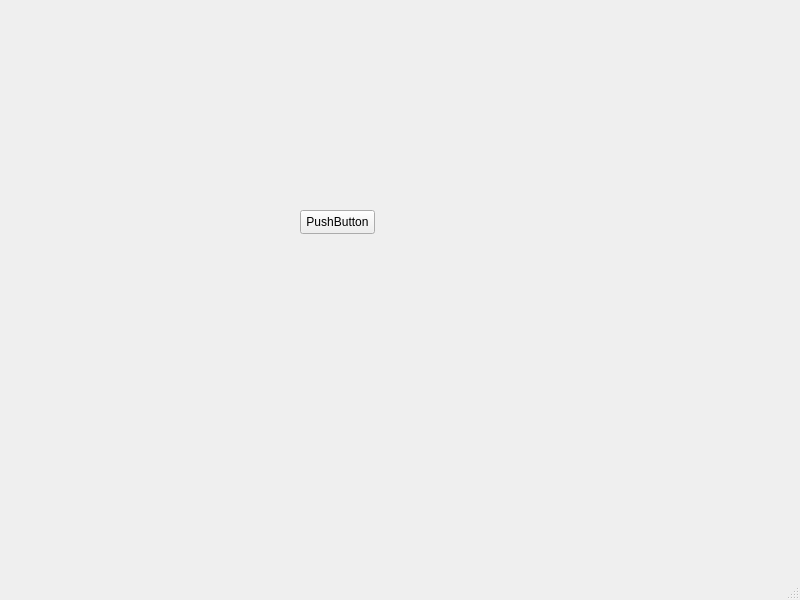
<?xml version="1.0" encoding="UTF-8"?>
<ui version="4.0">
 <class>MainWindow</class>
 <widget class="QMainWindow" name="MainWindow">
  <property name="geometry">
   <rect>
    <x>0</x>
    <y>0</y>
    <width>800</width>
    <height>600</height>
   </rect>
  </property>
  <property name="windowTitle">
   <string>MainWindow</string>
  </property>
  <widget class="QWidget" name="centralwidget">
   <widget class="QPushButton" name="pushButton">
    <property name="geometry">
     <rect>
      <x>300</x>
      <y>210</y>
      <width>75</width>
      <height>24</height>
     </rect>
    </property>
    <property name="text">
     <string>PushButton</string>
    </property>
   </widget>
  </widget>
  <widget class="QMenuBar" name="menubar">
   <property name="geometry">
    <rect>
     <x>0</x>
     <y>0</y>
     <width>800</width>
     <height>22</height>
    </rect>
   </property>
  </widget>
  <widget class="QStatusBar" name="statusbar"/>
 </widget>
 <resources/>
 <connections/>
</ui>
